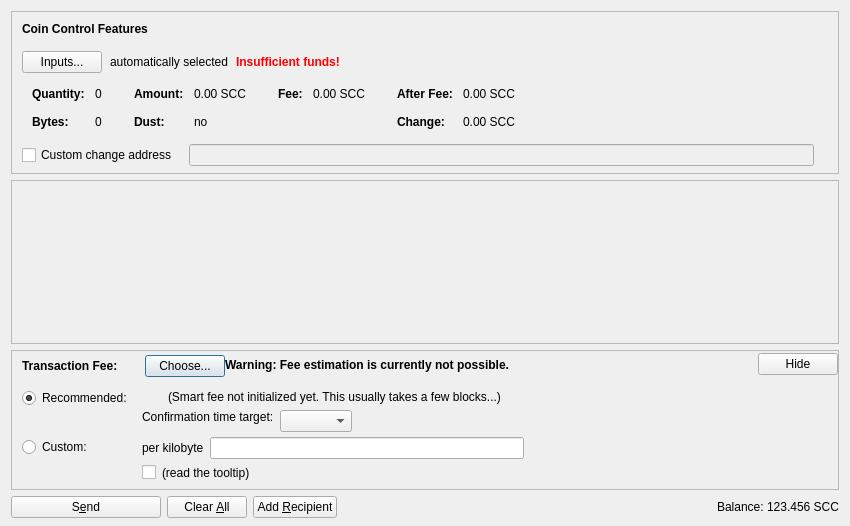
<?xml version="1.0" encoding="UTF-8"?>
<ui version="4.0">
 <class>SendCoinsDialog</class>
 <widget class="QDialog" name="SendCoinsDialog">
  <property name="geometry">
   <rect>
    <x>0</x>
    <y>0</y>
    <width>850</width>
    <height>526</height>
   </rect>
  </property>
  <property name="windowTitle">
   <string>Send Coins</string>
  </property>
  <layout class="QVBoxLayout" name="verticalLayout" stretch="0,1,0,0">
   <property name="bottomMargin">
    <number>8</number>
   </property>
   <item>
    <widget class="QFrame" name="frameCoinControl">
     <property name="sizePolicy">
      <sizepolicy hsizetype="Expanding" vsizetype="Expanding">
       <horstretch>0</horstretch>
       <verstretch>0</verstretch>
      </sizepolicy>
     </property>
     <property name="maximumSize">
      <size>
       <width>16777215</width>
       <height>16777215</height>
      </size>
     </property>
     <property name="frameShape">
      <enum>QFrame::StyledPanel</enum>
     </property>
     <property name="frameShadow">
      <enum>QFrame::Sunken</enum>
     </property>
     <layout class="QVBoxLayout" name="verticalLayoutCoinControl2">
      <property name="spacing">
       <number>0</number>
      </property>
      <property name="leftMargin">
       <number>0</number>
      </property>
      <property name="topMargin">
       <number>0</number>
      </property>
      <property name="rightMargin">
       <number>0</number>
      </property>
      <property name="bottomMargin">
       <number>6</number>
      </property>
      <item>
       <layout class="QVBoxLayout" name="verticalLayoutCoinControl" stretch="0,0,0,0,1">
        <property name="spacing">
         <number>0</number>
        </property>
        <property name="leftMargin">
         <number>10</number>
        </property>
        <property name="topMargin">
         <number>10</number>
        </property>
        <item>
         <layout class="QHBoxLayout" name="horizontalLayoutCoinControl1">
          <property name="bottomMargin">
           <number>15</number>
          </property>
          <item>
           <widget class="QLabel" name="labelCoinControlFeatures">
            <property name="sizePolicy">
             <sizepolicy hsizetype="Preferred" vsizetype="Maximum">
              <horstretch>0</horstretch>
              <verstretch>0</verstretch>
             </sizepolicy>
            </property>
            <property name="font">
             <font>
              <weight>75</weight>
              <bold>true</bold>
             </font>
            </property>
            <property name="styleSheet">
             <string notr="true">font-weight:bold;</string>
            </property>
            <property name="text">
             <string>Coin Control Features</string>
            </property>
           </widget>
          </item>
         </layout>
        </item>
        <item>
         <layout class="QHBoxLayout" name="horizontalLayoutCoinControl2" stretch="0,0,0,0">
          <property name="spacing">
           <number>8</number>
          </property>
          <property name="bottomMargin">
           <number>10</number>
          </property>
          <item>
           <widget class="QPushButton" name="pushButtonCoinControl">
            <property name="styleSheet">
             <string notr="true"/>
            </property>
            <property name="text">
             <string>Inputs...</string>
            </property>
            <property name="autoDefault">
             <bool>false</bool>
            </property>
           </widget>
          </item>
          <item>
           <widget class="QLabel" name="labelCoinControlAutomaticallySelected">
            <property name="text">
             <string>automatically selected</string>
            </property>
            <property name="margin">
             <number>5</number>
            </property>
           </widget>
          </item>
          <item>
           <widget class="QLabel" name="labelCoinControlInsuffFunds">
            <property name="font">
             <font>
              <weight>75</weight>
              <bold>true</bold>
             </font>
            </property>
            <property name="styleSheet">
             <string notr="true">color:red;font-weight:bold;</string>
            </property>
            <property name="text">
             <string>Insufficient funds!</string>
            </property>
            <property name="margin">
             <number>5</number>
            </property>
           </widget>
          </item>
          <item>
           <spacer name="horizontalSpacerCoinControl">
            <property name="orientation">
             <enum>Qt::Horizontal</enum>
            </property>
            <property name="sizeHint" stdset="0">
             <size>
              <width>40</width>
              <height>1</height>
             </size>
            </property>
           </spacer>
          </item>
         </layout>
        </item>
        <item>
         <widget class="QWidget" name="widgetCoinControl" native="true">
          <property name="sizePolicy">
           <sizepolicy hsizetype="Preferred" vsizetype="Preferred">
            <horstretch>0</horstretch>
            <verstretch>0</verstretch>
           </sizepolicy>
          </property>
          <property name="minimumSize">
           <size>
            <width>0</width>
            <height>0</height>
           </size>
          </property>
          <property name="styleSheet">
           <string notr="true"/>
          </property>
          <layout class="QHBoxLayout" name="horizontalLayoutCoinControl5">
           <property name="leftMargin">
            <number>0</number>
           </property>
           <property name="topMargin">
            <number>0</number>
           </property>
           <property name="rightMargin">
            <number>0</number>
           </property>
           <property name="bottomMargin">
            <number>0</number>
           </property>
           <item>
            <layout class="QHBoxLayout" name="horizontalLayoutCoinControl3" stretch="0,0,0,1">
             <property name="spacing">
              <number>20</number>
             </property>
             <property name="topMargin">
              <number>0</number>
             </property>
             <property name="bottomMargin">
              <number>10</number>
             </property>
             <item>
              <layout class="QFormLayout" name="formLayoutCoinControl1">
               <property name="horizontalSpacing">
                <number>10</number>
               </property>
               <property name="verticalSpacing">
                <number>14</number>
               </property>
               <property name="leftMargin">
                <number>10</number>
               </property>
               <property name="topMargin">
                <number>4</number>
               </property>
               <property name="rightMargin">
                <number>6</number>
               </property>
               <item row="0" column="0">
                <widget class="QLabel" name="labelCoinControlQuantityText">
                 <property name="font">
                  <font>
                   <weight>75</weight>
                   <bold>true</bold>
                  </font>
                 </property>
                 <property name="text">
                  <string>Quantity:</string>
                 </property>
                 <property name="margin">
                  <number>0</number>
                 </property>
                </widget>
               </item>
               <item row="0" column="1">
                <widget class="QLabel" name="labelCoinControlQuantity">
                 <property name="cursor">
                  <cursorShape>IBeamCursor</cursorShape>
                 </property>
                 <property name="contextMenuPolicy">
                  <enum>Qt::ActionsContextMenu</enum>
                 </property>
                 <property name="text">
                  <string notr="true">0</string>
                 </property>
                 <property name="margin">
                  <number>0</number>
                 </property>
                 <property name="textInteractionFlags">
                  <set>Qt::LinksAccessibleByMouse|Qt::TextSelectableByKeyboard|Qt::TextSelectableByMouse</set>
                 </property>
                </widget>
               </item>
               <item row="1" column="0">
                <widget class="QLabel" name="labelCoinControlBytesText">
                 <property name="font">
                  <font>
                   <weight>75</weight>
                   <bold>true</bold>
                  </font>
                 </property>
                 <property name="text">
                  <string>Bytes:</string>
                 </property>
                </widget>
               </item>
               <item row="1" column="1">
                <widget class="QLabel" name="labelCoinControlBytes">
                 <property name="cursor">
                  <cursorShape>IBeamCursor</cursorShape>
                 </property>
                 <property name="contextMenuPolicy">
                  <enum>Qt::ActionsContextMenu</enum>
                 </property>
                 <property name="text">
                  <string notr="true">0</string>
                 </property>
                 <property name="textInteractionFlags">
                  <set>Qt::LinksAccessibleByMouse|Qt::TextSelectableByKeyboard|Qt::TextSelectableByMouse</set>
                 </property>
                </widget>
               </item>
              </layout>
             </item>
             <item>
              <layout class="QFormLayout" name="formLayoutCoinControl2">
               <property name="horizontalSpacing">
                <number>10</number>
               </property>
               <property name="verticalSpacing">
                <number>14</number>
               </property>
               <property name="leftMargin">
                <number>6</number>
               </property>
               <property name="topMargin">
                <number>4</number>
               </property>
               <property name="rightMargin">
                <number>6</number>
               </property>
               <item row="0" column="0">
                <widget class="QLabel" name="labelCoinControlAmountText">
                 <property name="font">
                  <font>
                   <weight>75</weight>
                   <bold>true</bold>
                  </font>
                 </property>
                 <property name="text">
                  <string>Amount:</string>
                 </property>
                 <property name="margin">
                  <number>0</number>
                 </property>
                </widget>
               </item>
               <item row="0" column="1">
                <widget class="QLabel" name="labelCoinControlAmount">
                 <property name="cursor">
                  <cursorShape>IBeamCursor</cursorShape>
                 </property>
                 <property name="contextMenuPolicy">
                  <enum>Qt::ActionsContextMenu</enum>
                 </property>
                 <property name="text">
                  <string notr="true">0.00 SCC</string>
                 </property>
                 <property name="textInteractionFlags">
                  <set>Qt::LinksAccessibleByMouse|Qt::TextSelectableByKeyboard|Qt::TextSelectableByMouse</set>
                 </property>
                </widget>
               </item>
               <item row="1" column="0">
                <widget class="QLabel" name="labelCoinControlLowOutputText">
                 <property name="font">
                  <font>
                   <weight>75</weight>
                   <bold>true</bold>
                  </font>
                 </property>
                 <property name="text">
                  <string>Dust:</string>
                 </property>
                </widget>
               </item>
               <item row="1" column="1">
                <widget class="QLabel" name="labelCoinControlLowOutput">
                 <property name="cursor">
                  <cursorShape>IBeamCursor</cursorShape>
                 </property>
                 <property name="contextMenuPolicy">
                  <enum>Qt::ActionsContextMenu</enum>
                 </property>
                 <property name="text">
                  <string notr="true">no</string>
                 </property>
                 <property name="textInteractionFlags">
                  <set>Qt::LinksAccessibleByMouse|Qt::TextSelectableByKeyboard|Qt::TextSelectableByMouse</set>
                 </property>
                </widget>
               </item>
              </layout>
             </item>
             <item>
              <layout class="QFormLayout" name="formLayoutCoinControl3">
               <property name="horizontalSpacing">
                <number>10</number>
               </property>
               <property name="verticalSpacing">
                <number>14</number>
               </property>
               <property name="leftMargin">
                <number>6</number>
               </property>
               <property name="topMargin">
                <number>4</number>
               </property>
               <property name="rightMargin">
                <number>6</number>
               </property>
               <item row="0" column="0">
                <widget class="QLabel" name="labelCoinControlFeeText">
                 <property name="font">
                  <font>
                   <weight>75</weight>
                   <bold>true</bold>
                  </font>
                 </property>
                 <property name="text">
                  <string>Fee:</string>
                 </property>
                 <property name="margin">
                  <number>0</number>
                 </property>
                </widget>
               </item>
               <item row="0" column="1">
                <widget class="QLabel" name="labelCoinControlFee">
                 <property name="cursor">
                  <cursorShape>IBeamCursor</cursorShape>
                 </property>
                 <property name="contextMenuPolicy">
                  <enum>Qt::ActionsContextMenu</enum>
                 </property>
                 <property name="text">
                  <string notr="true">0.00 SCC</string>
                 </property>
                 <property name="textInteractionFlags">
                  <set>Qt::LinksAccessibleByMouse|Qt::TextSelectableByKeyboard|Qt::TextSelectableByMouse</set>
                 </property>
                </widget>
               </item>
              </layout>
             </item>
             <item>
              <layout class="QFormLayout" name="formLayoutCoinControl4">
               <property name="horizontalSpacing">
                <number>10</number>
               </property>
               <property name="verticalSpacing">
                <number>14</number>
               </property>
               <property name="leftMargin">
                <number>6</number>
               </property>
               <property name="topMargin">
                <number>4</number>
               </property>
               <property name="rightMargin">
                <number>6</number>
               </property>
               <item row="0" column="0">
                <widget class="QLabel" name="labelCoinControlAfterFeeText">
                 <property name="font">
                  <font>
                   <weight>75</weight>
                   <bold>true</bold>
                  </font>
                 </property>
                 <property name="text">
                  <string>After Fee:</string>
                 </property>
                 <property name="margin">
                  <number>0</number>
                 </property>
                </widget>
               </item>
               <item row="0" column="1">
                <widget class="QLabel" name="labelCoinControlAfterFee">
                 <property name="cursor">
                  <cursorShape>IBeamCursor</cursorShape>
                 </property>
                 <property name="contextMenuPolicy">
                  <enum>Qt::ActionsContextMenu</enum>
                 </property>
                 <property name="text">
                  <string notr="true">0.00 SCC</string>
                 </property>
                 <property name="textInteractionFlags">
                  <set>Qt::LinksAccessibleByMouse|Qt::TextSelectableByKeyboard|Qt::TextSelectableByMouse</set>
                 </property>
                </widget>
               </item>
               <item row="1" column="0">
                <widget class="QLabel" name="labelCoinControlChangeText">
                 <property name="font">
                  <font>
                   <weight>75</weight>
                   <bold>true</bold>
                  </font>
                 </property>
                 <property name="text">
                  <string>Change:</string>
                 </property>
                </widget>
               </item>
               <item row="1" column="1">
                <widget class="QLabel" name="labelCoinControlChange">
                 <property name="cursor">
                  <cursorShape>IBeamCursor</cursorShape>
                 </property>
                 <property name="contextMenuPolicy">
                  <enum>Qt::ActionsContextMenu</enum>
                 </property>
                 <property name="text">
                  <string notr="true">0.00 SCC</string>
                 </property>
                 <property name="textInteractionFlags">
                  <set>Qt::LinksAccessibleByMouse|Qt::TextSelectableByKeyboard|Qt::TextSelectableByMouse</set>
                 </property>
                </widget>
               </item>
              </layout>
             </item>
            </layout>
           </item>
          </layout>
         </widget>
        </item>
        <item>
         <layout class="QHBoxLayout" name="horizontalLayoutCoinControl4" stretch="0,0,0">
          <property name="spacing">
           <number>12</number>
          </property>
          <property name="sizeConstraint">
           <enum>QLayout::SetDefaultConstraint</enum>
          </property>
          <property name="topMargin">
           <number>5</number>
          </property>
          <property name="rightMargin">
           <number>5</number>
          </property>
          <item>
           <widget class="QCheckBox" name="checkBoxCoinControlChange">
            <property name="toolTip">
             <string>If this is activated, but the change address is empty or invalid, change will be sent to a newly generated address.</string>
            </property>
            <property name="text">
             <string>Custom change address</string>
            </property>
           </widget>
          </item>
          <item>
           <widget class="QValidatedLineEdit" name="lineEditCoinControlChange">
            <property name="enabled">
             <bool>false</bool>
            </property>
            <property name="sizePolicy">
             <sizepolicy hsizetype="Expanding" vsizetype="Fixed">
              <horstretch>0</horstretch>
              <verstretch>0</verstretch>
             </sizepolicy>
            </property>
           </widget>
          </item>
          <item>
           <widget class="QLabel" name="labelCoinControlChangeLabel">
            <property name="sizePolicy">
             <sizepolicy hsizetype="Preferred" vsizetype="Expanding">
              <horstretch>0</horstretch>
              <verstretch>0</verstretch>
             </sizepolicy>
            </property>
            <property name="minimumSize">
             <size>
              <width>0</width>
              <height>0</height>
             </size>
            </property>
            <property name="text">
             <string/>
            </property>
            <property name="margin">
             <number>3</number>
            </property>
           </widget>
          </item>
         </layout>
        </item>
        <item>
         <spacer name="verticalSpacerCoinControl">
          <property name="orientation">
           <enum>Qt::Vertical</enum>
          </property>
          <property name="sizeHint" stdset="0">
           <size>
            <width>800</width>
            <height>1</height>
           </size>
          </property>
         </spacer>
        </item>
       </layout>
      </item>
     </layout>
    </widget>
   </item>
   <item>
    <widget class="QScrollArea" name="scrollArea">
     <property name="widgetResizable">
      <bool>true</bool>
     </property>
     <widget class="QWidget" name="scrollAreaWidgetContents">
      <property name="geometry">
       <rect>
        <x>0</x>
        <y>0</y>
        <width>830</width>
        <height>104</height>
       </rect>
      </property>
      <layout class="QVBoxLayout" name="verticalLayout_2" stretch="0,1">
       <property name="leftMargin">
        <number>0</number>
       </property>
       <property name="topMargin">
        <number>0</number>
       </property>
       <property name="rightMargin">
        <number>0</number>
       </property>
       <property name="bottomMargin">
        <number>0</number>
       </property>
       <item>
        <layout class="QVBoxLayout" name="entries">
         <property name="spacing">
          <number>6</number>
         </property>
        </layout>
       </item>
       <item>
        <spacer name="verticalSpacer">
         <property name="orientation">
          <enum>Qt::Vertical</enum>
         </property>
         <property name="sizeHint" stdset="0">
          <size>
           <width>20</width>
           <height>40</height>
          </size>
         </property>
        </spacer>
       </item>
      </layout>
     </widget>
    </widget>
   </item>
   <item>
    <widget class="QFrame" name="frameFee">
     <property name="sizePolicy">
      <sizepolicy hsizetype="Expanding" vsizetype="Expanding">
       <horstretch>0</horstretch>
       <verstretch>0</verstretch>
      </sizepolicy>
     </property>
     <property name="maximumSize">
      <size>
       <width>16777215</width>
       <height>16777215</height>
      </size>
     </property>
     <property name="frameShape">
      <enum>QFrame::StyledPanel</enum>
     </property>
     <property name="frameShadow">
      <enum>QFrame::Sunken</enum>
     </property>
     <layout class="QVBoxLayout" name="verticalLayoutFee1">
      <property name="spacing">
       <number>0</number>
      </property>
      <property name="leftMargin">
       <number>0</number>
      </property>
      <property name="topMargin">
       <number>0</number>
      </property>
      <property name="rightMargin">
       <number>0</number>
      </property>
      <property name="bottomMargin">
       <number>0</number>
      </property>
      <item>
       <layout class="QVBoxLayout" name="verticalLayoutFee2" stretch="0,0,0">
        <property name="spacing">
         <number>0</number>
        </property>
        <property name="leftMargin">
         <number>10</number>
        </property>
        <property name="topMargin">
         <number>0</number>
        </property>
        <item>
         <layout class="QHBoxLayout" name="horizontalLayoutFee1">
          <property name="bottomMargin">
           <number>0</number>
          </property>
          <item>
           <layout class="QVBoxLayout" name="verticalLayoutFee7">
            <property name="spacing">
             <number>0</number>
            </property>
            <item>
             <spacer name="verticalSpacerSmartFee">
              <property name="orientation">
               <enum>Qt::Vertical</enum>
              </property>
              <property name="sizeType">
               <enum>QSizePolicy::Fixed</enum>
              </property>
              <property name="sizeHint" stdset="0">
               <size>
                <width>1</width>
                <height>4</height>
               </size>
              </property>
             </spacer>
            </item>
            <item>
             <layout class="QHBoxLayout" name="horizontalLayoutSmartFee">
              <property name="spacing">
               <number>10</number>
              </property>
              <item>
               <widget class="QLabel" name="labelFeeHeadline">
                <property name="sizePolicy">
                 <sizepolicy hsizetype="Preferred" vsizetype="Maximum">
                  <horstretch>0</horstretch>
                  <verstretch>0</verstretch>
                 </sizepolicy>
                </property>
                <property name="font">
                 <font>
                  <weight>75</weight>
                  <bold>true</bold>
                 </font>
                </property>
                <property name="styleSheet">
                 <string notr="true">font-weight:bold;</string>
                </property>
                <property name="text">
                 <string>Transaction Fee:</string>
                </property>
               </widget>
              </item>
              <item>
               <widget class="QLabel" name="labelFeeMinimized">
                <property name="text">
                 <string/>
                </property>
               </widget>
              </item>
              <item>
               <widget class="QPushButton" name="buttonChooseFee">
                <property name="text">
                 <string>Choose...</string>
                </property>
               </widget>
              </item>
             </layout>
            </item>
            <item>
             <spacer name="verticalSpacer_5">
              <property name="orientation">
               <enum>Qt::Vertical</enum>
              </property>
              <property name="sizeHint" stdset="0">
               <size>
                <width>1</width>
                <height>1</height>
               </size>
              </property>
             </spacer>
            </item>
           </layout>
          </item>
          <item>
           <widget class="QLabel" name="fallbackFeeWarningLabel">
            <property name="toolTip">
             <string>Using the fallbackfee can result in sending a transaction that will take several hours or days (or never) to confirm. Consider choosing your fee manually or wait until you have validated the complete chain.</string>
            </property>
            <property name="font">
            <font>
                <weight>75</weight>
                <bold>true</bold>
            </font>
            </property>
            <property name="text">
             <string>Warning: Fee estimation is currently not possible.</string>
            </property>
            <property name="wordWrap">
             <bool>false</bool>
            </property>
           </widget>
          </item>
          <item>
           <spacer name="horizontalSpacer_4">
            <property name="orientation">
             <enum>Qt::Horizontal</enum>
            </property>
            <property name="sizeType">
             <enum>QSizePolicy::MinimumExpanding</enum>
            </property>
            <property name="sizeHint" stdset="0">
             <size>
              <width>40</width>
              <height>20</height>
             </size>
            </property>
           </spacer>
          </item>
          <item>
           <widget class="QPushButton" name="buttonMinimizeFee">
            <property name="toolTip">
             <string>collapse fee-settings</string>
            </property>
            <property name="text">
             <string>Hide</string>
            </property>
           </widget>
          </item>
         </layout>
        </item>
        <item>
         <widget class="QFrame" name="frameFeeSelection">
          <layout class="QVBoxLayout" name="verticalLayoutFee12">
           <property name="spacing">
            <number>0</number>
           </property>
           <property name="leftMargin">
            <number>0</number>
           </property>
           <property name="topMargin">
            <number>0</number>
           </property>
           <property name="rightMargin">
            <number>0</number>
           </property>
           <property name="bottomMargin">
            <number>0</number>
           </property>
           <item>
            <layout class="QGridLayout" name="gridLayoutFee">
             <property name="topMargin">
              <number>10</number>
             </property>
             <property name="bottomMargin">
              <number>4</number>
             </property>
             <property name="horizontalSpacing">
              <number>10</number>
             </property>
             <property name="verticalSpacing">
              <number>4</number>
             </property>
             <item row="1" column="1">
              <layout class="QVBoxLayout" name="verticalLayoutFee8">
               <property name="spacing">
                <number>6</number>
               </property>
               <item>
                <layout class="QHBoxLayout" name="horizontalLayoutFee13">
                 <item>
                  <widget class="QLabel" name="labelCustomPerKilobyte">
                   <property name="toolTip">
                    <string>If the custom fee is set to 1000 satoshis and the transaction is only 250 bytes, then &quot;per kilobyte&quot; only pays 250 satoshis in fee, while &quot;total at least&quot; pays 1000 satoshis. For transactions bigger than a kilobyte both pay by kilobyte.</string>
                   </property>
                   <property name="text">
                    <string>per kilobyte</string>
                   </property>
                  </widget>
                 </item>
                 <item>
                  <widget class="BitcoinAmountField" name="customFee"/>
                 </item>
                 <item>
                  <spacer name="horizontalSpacer_6">
                   <property name="orientation">
                    <enum>Qt::Horizontal</enum>
                   </property>
                   <property name="sizeHint" stdset="0">
                    <size>
                     <width>1</width>
                     <height>1</height>
                    </size>
                   </property>
                  </spacer>
                 </item>
                </layout>
               </item>
               <item>
                <layout class="QHBoxLayout" name="horizontalLayoutFee8">
                 <item>
                  <widget class="QCheckBox" name="checkBoxMinimumFee">
                   <property name="toolTip">
                    <string>Paying only the minimum fee is just fine as long as there is less transaction volume than space in the blocks. But be aware that this can end up in a never confirming transaction once there is more demand for smartcardcoin transactions than the network can process.</string>
                   </property>
                   <property name="text">
                    <string/>
                   </property>
                  </widget>
                 </item>
                 <item>
                  <widget class="QLabel" name="labelMinFeeWarning">
                   <property name="enabled">
                    <bool>true</bool>
                   </property>
                   <property name="toolTip">
                    <string>Paying only the minimum fee is just fine as long as there is less transaction volume than space in the blocks. But be aware that this can end up in a never confirming transaction once there is more demand for smartcardcoin transactions than the network can process.</string>
                   </property>
                   <property name="text">
                    <string>(read the tooltip)</string>
                   </property>
                   <property name="margin">
                    <number>5</number>
                   </property>
                  </widget>
                 </item>
                 <item>
                  <spacer name="horizontalSpacer_2">
                   <property name="orientation">
                    <enum>Qt::Horizontal</enum>
                   </property>
                   <property name="sizeHint" stdset="0">
                    <size>
                     <width>1</width>
                     <height>1</height>
                    </size>
                   </property>
                  </spacer>
                 </item>
                </layout>
               </item>
              </layout>
             </item>
             <item row="0" column="0">
              <layout class="QVBoxLayout" name="verticalLayoutFee4" stretch="0,1">
               <item>
                <widget class="QRadioButton" name="radioSmartFee">
                 <property name="text">
                  <string>Recommended:</string>
                 </property>
                 <property name="checked">
                  <bool>true</bool>
                 </property>
                 <attribute name="buttonGroup">
                  <string notr="true">groupFee</string>
                 </attribute>
                </widget>
               </item>
               <item>
                <spacer name="verticalSpacer_2">
                 <property name="orientation">
                  <enum>Qt::Vertical</enum>
                 </property>
                 <property name="sizeHint" stdset="0">
                  <size>
                   <width>1</width>
                   <height>1</height>
                  </size>
                 </property>
                </spacer>
               </item>
              </layout>
             </item>
             <item row="1" column="0">
              <layout class="QVBoxLayout" name="verticalLayoutFee9" stretch="0,1">
               <item>
                <widget class="QRadioButton" name="radioCustomFee">
                 <property name="text">
                  <string>Custom:</string>
                 </property>
                 <attribute name="buttonGroup">
                  <string notr="true">groupFee</string>
                 </attribute>
                </widget>
               </item>
               <item>
                <spacer name="verticalSpacer_6">
                 <property name="orientation">
                  <enum>Qt::Vertical</enum>
                 </property>
                 <property name="sizeHint" stdset="0">
                  <size>
                   <width>1</width>
                   <height>1</height>
                  </size>
                 </property>
                </spacer>
               </item>
              </layout>
             </item>
             <item row="0" column="1">
              <layout class="QVBoxLayout" name="verticalLayoutFee3" stretch="0,0,1">
               <property name="spacing">
                <number>6</number>
               </property>
               <property name="topMargin">
                <number>2</number>
               </property>
               <item>
                <layout class="QHBoxLayout" name="horizontalLayoutFee12">
                 <item>
                  <widget class="QLabel" name="labelSmartFee">
                   <property name="text">
                    <string/>
                   </property>
                   <property name="margin">
                    <number>2</number>
                   </property>
                  </widget>
                 </item>
                 <item>
                  <widget class="QLabel" name="labelFeeEstimation">
                   <property name="text">
                    <string/>
                   </property>
                  </widget>
                 </item>
                 <item>
                  <widget class="QLabel" name="labelSmartFee2">
                   <property name="text">
                    <string>(Smart fee not initialized yet. This usually takes a few blocks...)</string>
                   </property>
                   <property name="margin">
                    <number>2</number>
                   </property>
                  </widget>
                 </item>
                 <item>
                  <spacer name="horizontalSpacer_5">
                   <property name="orientation">
                    <enum>Qt::Horizontal</enum>
                   </property>
                   <property name="sizeHint" stdset="0">
                    <size>
                     <width>1</width>
                     <height>1</height>
                    </size>
                   </property>
                  </spacer>
                 </item>
                </layout>
               </item>
               <item>
                <layout class="QHBoxLayout" name="horizontalLayoutFee9">
                 <item>
                  <layout class="QVBoxLayout" name="verticalLayoutFee6">
                   <item>
                    <widget class="QLabel" name="labelSmartFee3">
                     <property name="text">
                      <string>Confirmation time target:</string>
                     </property>
                     <property name="margin">
                      <number>2</number>
                     </property>
                    </widget>
                   </item>
                   <item>
                    <spacer name="verticalSpacer_3">
                     <property name="orientation">
                      <enum>Qt::Vertical</enum>
                     </property>
                     <property name="sizeHint" stdset="0">
                      <size>
                       <width>1</width>
                       <height>1</height>
                      </size>
                     </property>
                    </spacer>
                   </item>
                  </layout>
                 </item>
                 <item>
                  <layout class="QVBoxLayout" name="verticalLayoutFee5">
                   <property name="rightMargin">
                    <number>30</number>
                   </property>
                   <item>
                    <layout class="QHBoxLayout" name="horizontalLayoutConfTarget">
                     <property name="bottomMargin">
                      <number>0</number>
                     </property>
                     <item>
                      <widget class="QComboBox" name="confTargetSelector"/>
                     </item>
                     <item>
                      <spacer name="horizontalSpacerConfTarget">
                       <property name="orientation">
                        <enum>Qt::Horizontal</enum>
                       </property>
                       <property name="sizeHint" stdset="0">
                        <size>
                         <width>40</width>
                         <height>20</height>
                        </size>
                       </property>
                      </spacer>
                     </item>
                    </layout>
                   </item>
                  </layout>
                 </item>
                </layout>
               </item>
               <item>
                <spacer name="verticalSpacer_4">
                 <property name="orientation">
                  <enum>Qt::Vertical</enum>
                 </property>
                 <property name="sizeHint" stdset="0">
                  <size>
                   <width>1</width>
                   <height>1</height>
                  </size>
                 </property>
                </spacer>
               </item>
              </layout>
             </item>
            </layout>
           </item>
          </layout>
         </widget>
        </item>
        <item>
         <spacer name="verticalSpacerFee">
          <property name="orientation">
           <enum>Qt::Vertical</enum>
          </property>
          <property name="sizeHint" stdset="0">
           <size>
            <width>40</width>
            <height>5</height>
           </size>
          </property>
         </spacer>
        </item>
       </layout>
      </item>
     </layout>
    </widget>
   </item>
   <item>
    <layout class="QHBoxLayout" name="horizontalLayout">
     <item>
      <widget class="QPushButton" name="sendButton">
       <property name="minimumSize">
        <size>
         <width>150</width>
         <height>0</height>
        </size>
       </property>
       <property name="toolTip">
        <string>Confirm the send action</string>
       </property>
       <property name="text">
        <string>S&amp;end</string>
       </property>
       <property name="icon">
        <iconset resource="../bitcoin.qrc">
         <normaloff>:/icons/send</normaloff>:/icons/send</iconset>
       </property>
       <property name="autoDefault">
        <bool>false</bool>
       </property>
       <property name="default">
        <bool>false</bool>
       </property>
      </widget>
     </item>
     <item>
      <widget class="QPushButton" name="clearButton">
       <property name="sizePolicy">
        <sizepolicy hsizetype="Minimum" vsizetype="Fixed">
         <horstretch>0</horstretch>
         <verstretch>0</verstretch>
        </sizepolicy>
       </property>
       <property name="toolTip">
        <string>Clear all fields of the form.</string>
       </property>
       <property name="text">
        <string>Clear &amp;All</string>
       </property>
       <property name="icon">
        <iconset resource="../bitcoin.qrc">
         <normaloff>:/icons/remove</normaloff>:/icons/remove</iconset>
       </property>
       <property name="autoDefault">
        <bool>false</bool>
       </property>
      </widget>
     </item>
     <item>
      <widget class="QPushButton" name="addButton">
       <property name="toolTip">
        <string>Send to multiple recipients at once</string>
       </property>
       <property name="text">
        <string>Add &amp;Recipient</string>
       </property>
       <property name="icon">
        <iconset resource="../bitcoin.qrc">
         <normaloff>:/icons/add</normaloff>:/icons/add</iconset>
       </property>
       <property name="autoDefault">
        <bool>false</bool>
       </property>
      </widget>
     </item>
     <item>
      <spacer name="horizontalSpacer">
       <property name="orientation">
        <enum>Qt::Horizontal</enum>
       </property>
       <property name="sizeHint" stdset="0">
        <size>
         <width>40</width>
         <height>20</height>
        </size>
       </property>
      </spacer>
     </item>
     <item>
      <layout class="QHBoxLayout" name="horizontalLayout_2">
       <property name="spacing">
        <number>3</number>
       </property>
       <item>
        <widget class="QLabel" name="label">
         <property name="sizePolicy">
          <sizepolicy hsizetype="Preferred" vsizetype="Fixed">
           <horstretch>0</horstretch>
           <verstretch>0</verstretch>
          </sizepolicy>
         </property>
         <property name="text">
          <string>Balance:</string>
         </property>
        </widget>
       </item>
       <item>
        <widget class="QLabel" name="labelBalance">
         <property name="sizePolicy">
          <sizepolicy hsizetype="Preferred" vsizetype="Fixed">
           <horstretch>0</horstretch>
           <verstretch>0</verstretch>
          </sizepolicy>
         </property>
         <property name="cursor">
          <cursorShape>IBeamCursor</cursorShape>
         </property>
         <property name="text">
          <string notr="true">123.456 SCC</string>
         </property>
         <property name="textInteractionFlags">
          <set>Qt::LinksAccessibleByMouse|Qt::TextSelectableByKeyboard|Qt::TextSelectableByMouse</set>
         </property>
        </widget>
       </item>
      </layout>
     </item>
    </layout>
   </item>
  </layout>
 </widget>
 <customwidgets>
  <customwidget>
   <class>QValidatedLineEdit</class>
   <extends>QLineEdit</extends>
   <header>qt/qvalidatedlineedit.h</header>
  </customwidget>
  <customwidget>
   <class>BitcoinAmountField</class>
   <extends>QLineEdit</extends>
   <header>qt/bitcoinamountfield.h</header>
   <container>1</container>
  </customwidget>
 </customwidgets>
 <resources>
  <include location="../bitcoin.qrc"/>
 </resources>
 <connections/>
 <buttongroups>
  <buttongroup name="groupFee"/>
 </buttongroups>
</ui>
